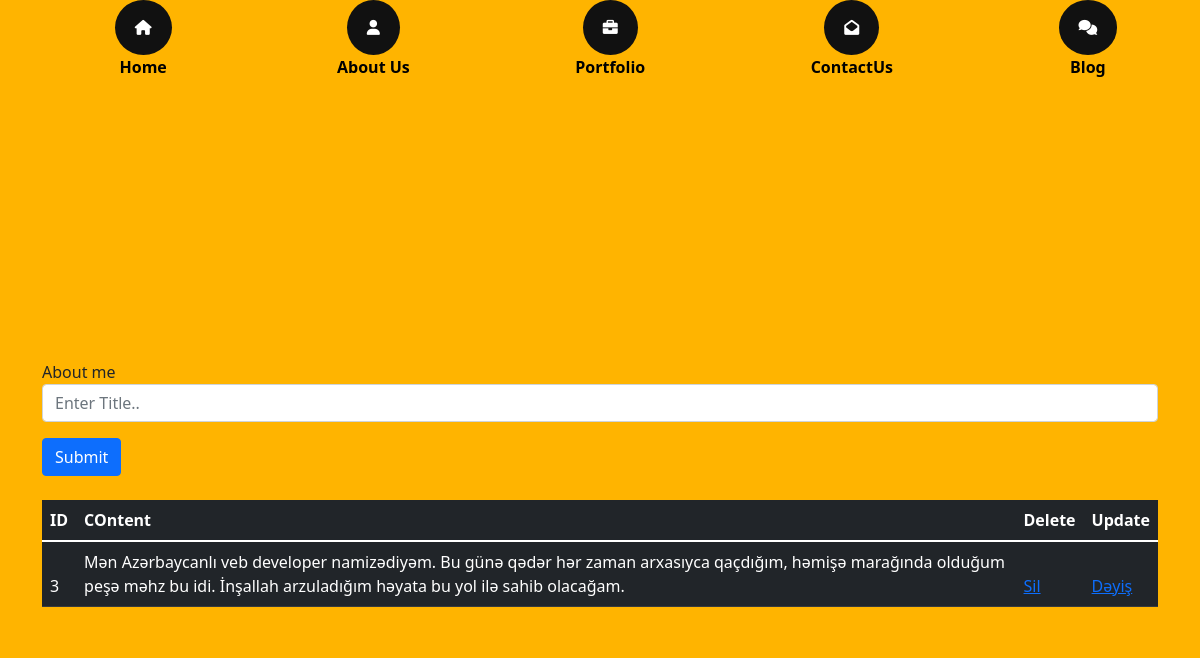
The page /admin/home on the database as committed earlier.
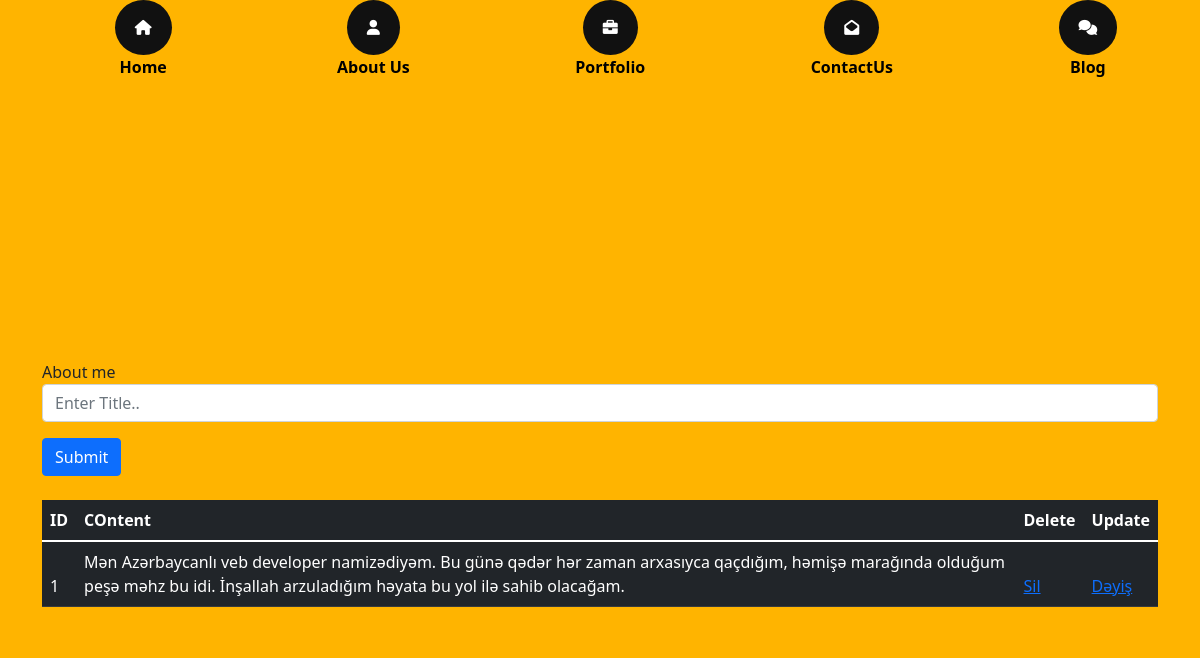
The same page on the database as committed later.
### modules.py (models this page shows)
class Home(db.Model):
    id=db.Column(db.Integer,primary_key=True)
    home_content = db.Column(db.String(1000))

### routes/admin/routes.py (the view, shortened to what this page needs)
@app.route("/admin/home", methods=["GET","POST"])
def home():
    from modules import Home
    import os
    from run import db
    from werkzeug.utils import secure_filename
    homes = Home.query.all()
    return render_template("admin/home.html", homes=homes)

### templates/admin/home.html
{% extends "admin/base.html" %} {% block content %}
<div class="main">
    <div class="container">
        <form action="/admin/home" method="POST" enctype="multipart/form-data">
            <div class="form-group">
                <label class="text-dark" for="exampleInputEmail1">About me</label>
                <input type="text" name="home_content" class="form-control" id="exampleInputEmail1" aria-describedby="emailHelp" placeholder="Enter Title..">
            </div>
            <button type="submit" class="btn btn-primary mt-3">Submit</button>
            <table class="table table-dark my-4">
                <thead>
                    <tr>
                        <th>ID</th>
                        <th scope="col">COntent</th>
                        <th scope="col">Delete</th>
                        <th scope="col">Update</th>
                    </tr>
                </thead>
                <thead>
                    {% for home in homes %}
                    <tr>
                        <td>{{home.id}}</td>
                        <td>{{home.home_content}}</td>
                        <td><a href="/homeDelete/{{home.id}}">Sil</a></td>
                        <td>
                            <a href="/homeUpdate/{{home.id}}">Dəyiş</a>
                        </td>
                    </tr>{% endfor %}
                </thead>
            </table>
        </form>
    </div>
</div>
{% endblock %}

### templates/admin/base.html (shortened to what this page needs)
<!DOCTYPE html>
<html lang="en">
<head>
    <link rel="stylesheet" href="../../static/css/base.css">
    <link rel="stylesheet" href="/static/css/bootstrap.css">
    <link rel="stylesheet" href="https://cdnjs.cloudflare.com/ajax/libs/font-awesome/6.0.0-beta2/css/all.min.css"
    />
</head>
<body>
    <div class="nav-bar">
        <ul>
            <li><a href="/admin/home"><i class="fas fa-home"></i></a><span>Home</span></li>
            <li><a href="/admin/skills"><i class="fas fa-user"></i></a><span>About Us</span></li>
            <li><a href="/admin/portfolio"><i class="fas fa-briefcase"></i></a><span>Portfolio</span></li>
            <li><a href="/admin/base"><i class="fas fa-envelope-open"></i></a><span>ContactUs</span></li>
            <li><a href="/admin/blog"><i class="fas fa-comments"></i></a><span>Blog</span></li>
        </ul>
    </div>
    {% block content %} {% endblock %}
</body>
</html>

### static/css/base.css (style rules this page uses)
body { margin: 0; padding: 0; border: 0; font-size: 100%; font: inherit; vertical-align: baseline; background-color: #252525; background-image: linear-gradient(45deg, #ffb400 50%, #252525 35%, #ffb400 42%); }
.container { background-color: #ffb400; width: 100%; margin: 0 auto; }
ul { display: flex; list-style-type: none; justify-content: space-around; margin: 0px; }
.nav-bar i { border-radius: 50%; color: white; padding: 20px 20px 20px 20px; font-size: 15px; background: #111; cursor: pointer; margin: 0px; }
.main { height: 100vh; display: flex; align-items: center; justify-content: center; }
ul li { display: grid; text-align: center; }
li span { color: black; font-weight: 600; font-style: normal; }

Rows that differ between the two databases and show on the page:
removed Home: id "3", home_content "Mən Azərbaycanlı veb developer namizədiyəm. Bu günə qədər hər zaman arxasıyca qaçdığım, həmişə marağında olduğum peşə məhz bu idi. İnşallah arzuladığım həyata bu yol ilə sahib olacağam."
added Home: id "1", home_content "Mən Azərbaycanlı veb developer namizədiyəm. Bu günə qədər hər zaman arxasıyca qaçdığım, həmişə marağında olduğum peşə məhz bu idi. İnşallah arzuladığım həyata bu yol ilə sahib olacağam."
